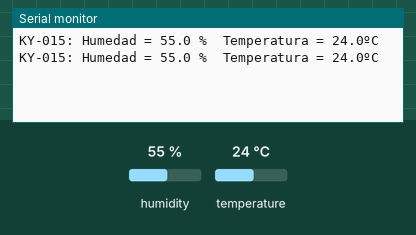
Simulated run of this sketch. Board: Arduino Uno, built with avr-gcc and run on an emulated ATmega328P. Parts: the last lines printed to the serial monitor. Inputs (shaded band) come from the test bench; at power-on: humidity 55 %, temperature 24 °C.

Above: at 4.8 s.
4.9 s: humidity set to 22 %
At 6.7 s:
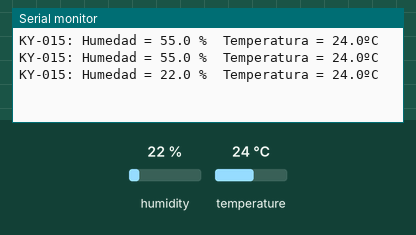
7.9 s: temperature set to 12 °C
At 9.1 s:
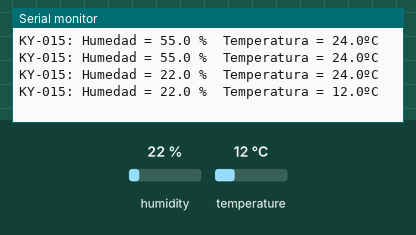
10.9 s: humidity set to 40 %
At 12.7 s:
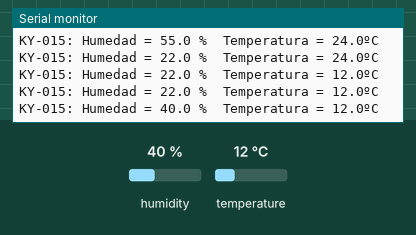
Timing chart, 0 to 14.2 s (numbered marks = the images above; inputs shaded):
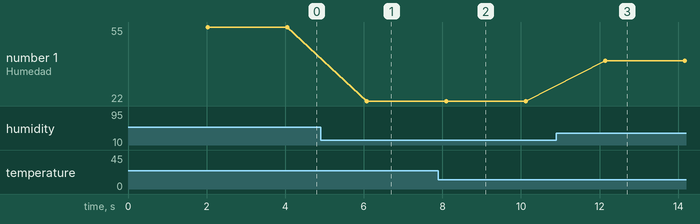

The sketch:

codigosensor.ino
```cpp
#include "DHT.h"

const int sensor_pin_ky015 = 10;
#define DHT1 DHT11

float humedad_ky015;
float temperatura_ky015;

DHT dht11(sensor_pin_ky015, DHT11);


void setup() {


Serial.begin(9600);
dht11.begin ();

}

void loop() {
  delay(2000);
humedad_ky015 = dht11.readHumidity();
  temperatura_ky015 = dht11.readTemperature();
//Comprobamos si la lectura a fallado. La instruccion isnan, comprueba si la variable
  //que le pasamos tiene un valor representativo.
  //Primero al dht11 incluido en la placa ky-015
if (isnan(humedad_ky015) || isnan(temperatura_ky015)) {
    //Si la lectura es incorrecta

    Serial.println ("Error de lectura en KY-015");    //mostramos el mensaje de error en el serial


  }
  else{
    Serial.print("KY-015: ");               //mandamos texto al visor serie
    Serial.print("Humedad = ");             //mandamos texto al visor serie
    Serial.print(humedad_ky015,1);          //mandamos el valor medido de humedad con 1 decimal
    Serial.print(" %\t");                   //mandamos el simbolo % y un tabulador
    Serial.print("Temperatura = ");         //mandamos texto al visor serie
    Serial.print(temperatura_ky015,1);      //mandamos el valor medido de temperatura con 1 decimal
    Serial.println("ºC");                     //mandamos texto al visor serie
  }
}//fin del loop
```

Measured:
- after the input at 4.9 s, the serial monitor: prints a new line after 1.2 s (image 1)
- after the input at 7.9 s, the serial monitor: prints a new line after 0.20 s (image 2)
- after the input at 10.9 s, the serial monitor: prints a new line after 1.2 s (image 3)
- plotted number 1: 55 → 22 after the input at 4.9 s, 22 → 40 after the input at 10.9 s
